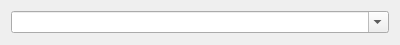
<?xml version="1.0" encoding="UTF-8"?>
<ui version="4.0">
 <class>NFileOpener</class>
 <widget class="QWidget" name="NFileOpener">
  <property name="geometry">
   <rect>
    <x>0</x>
    <y>0</y>
    <width>400</width>
    <height>45</height>
   </rect>
  </property>
  <property name="windowTitle">
   <string>Form</string>
  </property>
  <layout class="QHBoxLayout" name="horizontalLayout">
   <item>
    <widget class="NComboBox" name="comboBox">
     <property name="editable">
      <bool>true</bool>
     </property>
    </widget>
   </item>
  </layout>
 </widget>
 <customwidgets>
  <customwidget>
   <class>NComboBox</class>
   <extends>QComboBox</extends>
   <header>extend/n_combo_box.h</header>
  </customwidget>
 </customwidgets>
 <resources/>
 <connections/>
</ui>
